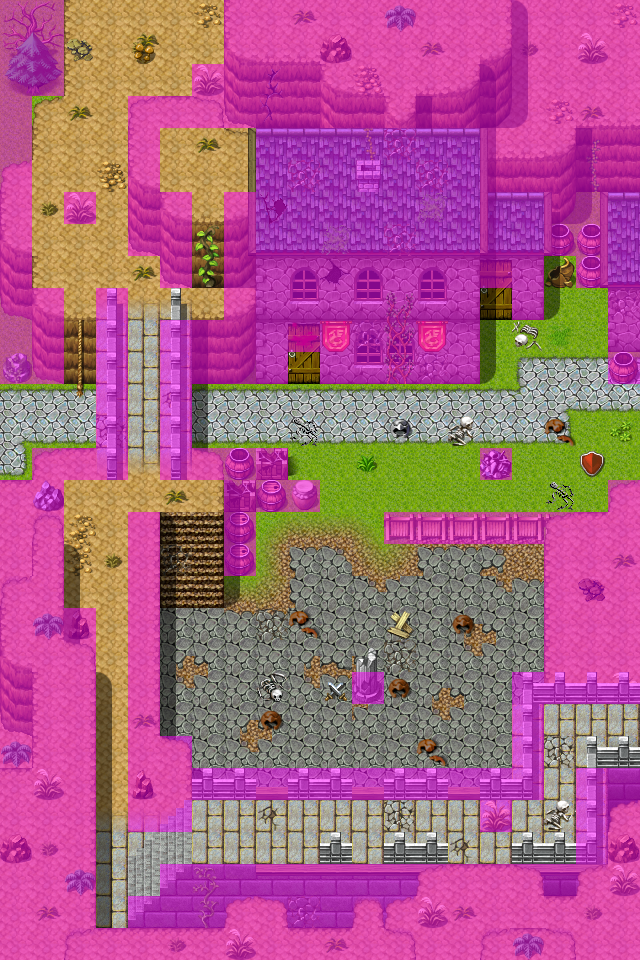

The image is a tile-based game level rendered from a .tmx file. Its description and source (layers, tilesets, objects; grid data summarised) follow:
An orthogonal 20x30 tile map with 32x32 px tiles, 4 tile layers (Ground, Objects, Above, Walkable), 61 tilesets and 22 objects (8x spawn, 7x mapchange, 5x script, 2x container).

<map version="1.0" tiledversion="1.0.2" orientation="orthogonal" renderorder="right-down" width="20" height="30" tilewidth="32" tileheight="32" nextobjectid="21">
 <tileset firstgid="1" name="map_bed_1" tilewidth="32" tileheight="32" tilecount="128" columns="16">
  <image source="../drawable/map_bed_1.png" width="512" height="256" />
 </tileset>
 <tileset firstgid="129" name="map_border_1" tilewidth="32" tileheight="32" tilecount="128" columns="16">
  <image source="../drawable/map_border_1.png" width="512" height="256" />
 </tileset>
 <tileset firstgid="257" name="map_bridge_1" tilewidth="32" tileheight="32" tilecount="128" columns="16">
  <image source="../drawable/map_bridge_1.png" width="512" height="256" />
 </tileset>
 <tileset firstgid="385" name="map_bridge_2" tilewidth="32" tileheight="32" tilecount="128" columns="16">
  <image source="../drawable/map_bridge_2.png" width="512" height="256" />
 </tileset>
 <tileset firstgid="513" name="map_broken_1" tilewidth="32" tileheight="32" tilecount="128" columns="16">
  <image source="../drawable/map_broken_1.png" width="512" height="256" />
 </tileset>
 <tileset firstgid="641" name="map_cavewall_1" tilewidth="32" tileheight="32" tilecount="108" columns="18">
  <image source="../drawable/map_cavewall_1.png" width="576" height="192" />
 </tileset>
 <tileset firstgid="749" name="map_cavewall_2" tilewidth="32" tileheight="32" tilecount="108" columns="18">
  <image source="../drawable/map_cavewall_2.png" width="576" height="192" />
 </tileset>
 <tileset firstgid="857" name="map_cavewall_3" tilewidth="32" tileheight="32" tilecount="108" columns="18">
  <image source="../drawable/map_cavewall_3.png" width="576" height="192" />
 </tileset>
 <tileset firstgid="965" name="map_cavewall_4" tilewidth="32" tileheight="32" tilecount="108" columns="18">
  <image source="../drawable/map_cavewall_4.png" width="576" height="192" />
 </tileset>
 <tileset firstgid="1073" name="map_chair_table_1" tilewidth="32" tileheight="32" tilecount="128" columns="16">
  <image source="../drawable/map_chair_table_1.png" width="512" height="256" />
 </tileset>
 <tileset firstgid="1201" name="map_chair_table_2" tilewidth="32" tileheight="32" tilecount="128" columns="16">
  <image source="../drawable/map_chair_table_2.png" width="512" height="256" />
 </tileset>
 <tileset firstgid="1329" name="map_crate_1" tilewidth="32" tileheight="32" tilecount="128" columns="16">
  <image source="../drawable/map_crate_1.png" width="512" height="256" />
 </tileset>
 <tileset firstgid="1457" name="map_cupboard_1" tilewidth="32" tileheight="32" tilecount="128" columns="16">
  <image source="../drawable/map_cupboard_1.png" width="512" height="256" />
 </tileset>
 <tileset firstgid="1585" name="map_curtain_1" tilewidth="32" tileheight="32" tilecount="128" columns="16">
  <image source="../drawable/map_curtain_1.png" width="512" height="256" />
 </tileset>
 <tileset firstgid="1713" name="map_entrance_1" tilewidth="32" tileheight="32" tilecount="128" columns="16">
  <image source="../drawable/map_entrance_1.png" width="512" height="256" />
 </tileset>
 <tileset firstgid="1841" name="map_entrance_2" tilewidth="32" tileheight="32" tilecount="128" columns="16">
  <image source="../drawable/map_entrance_2.png" width="512" height="256" />
 </tileset>
 <tileset firstgid="1969" name="map_fence_1" tilewidth="32" tileheight="32" tilecount="128" columns="16">
  <image source="../drawable/map_fence_1.png" width="512" height="256" />
 </tileset>
 <tileset firstgid="2097" name="map_fence_2" tilewidth="32" tileheight="32" tilecount="128" columns="16">
  <image source="../drawable/map_fence_2.png" width="512" height="256" />
 </tileset>
 <tileset firstgid="2225" name="map_fence_3" tilewidth="32" tileheight="32" tilecount="128" columns="16">
  <image source="../drawable/map_fence_3.png" width="512" height="256" />
 </tileset>
 <tileset firstgid="2353" name="map_fence_4" tilewidth="32" tileheight="32" tilecount="128" columns="16">
  <image source="../drawable/map_fence_4.png" width="512" height="256" />
 </tileset>
 <tileset firstgid="2481" name="map_ground_1" tilewidth="32" tileheight="32" tilecount="128" columns="16">
  <image source="../drawable/map_ground_1.png" width="512" height="256" />
 </tileset>
 <tileset firstgid="2609" name="map_ground_2" tilewidth="32" tileheight="32" tilecount="128" columns="16">
  <image source="../drawable/map_ground_2.png" width="512" height="256" />
 </tileset>
 <tileset firstgid="2737" name="map_ground_3" tilewidth="32" tileheight="32" tilecount="128" columns="16">
  <image source="../drawable/map_ground_3.png" width="512" height="256" />
 </tileset>
 <tileset firstgid="2865" name="map_ground_4" tilewidth="32" tileheight="32" tilecount="128" columns="16">
  <image source="../drawable/map_ground_4.png" width="512" height="256" />
 </tileset>
 <tileset firstgid="2993" name="map_ground_5" tilewidth="32" tileheight="32" tilecount="128" columns="16">
  <image source="../drawable/map_ground_5.png" width="512" height="256" />
 </tileset>
 <tileset firstgid="3121" name="map_ground_6" tilewidth="32" tileheight="32" tilecount="128" columns="16">
  <image source="../drawable/map_ground_6.png" width="512" height="256" />
 </tileset>
 <tileset firstgid="3249" name="map_ground_7" tilewidth="32" tileheight="32" tilecount="128" columns="16">
  <image source="../drawable/map_ground_7.png" width="512" height="256" />
 </tileset>
 <tileset firstgid="3377" name="map_ground_8" tilewidth="32" tileheight="32" tilecount="128" columns="16">
  <image source="../drawable/map_ground_8.png" width="512" height="256" />
 </tileset>
 <tileset firstgid="3505" name="map_house_1" tilewidth="32" tileheight="32" tilecount="128" columns="16">
  <image source="../drawable/map_house_1.png" width="512" height="256" />
 </tileset>
 <tileset firstgid="3633" name="map_house_2" tilewidth="32" tileheight="32" tilecount="128" columns="16">
  <image source="../drawable/map_house_2.png" width="512" height="256" />
 </tileset>
 <tileset firstgid="3761" name="map_indoor_1" tilewidth="32" tileheight="32" tilecount="128" columns="16">
  <image source="../drawable/map_indoor_1.png" width="512" height="256" />
 </tileset>
 <tileset firstgid="3889" name="map_indoor_2" tilewidth="32" tileheight="32" tilecount="128" columns="16">
  <image source="../drawable/map_indoor_2.png" width="512" height="256" />
 </tileset>
 <tileset firstgid="4017" name="map_kitchen_1" tilewidth="32" tileheight="32" tilecount="128" columns="16">
  <image source="../drawable/map_kitchen_1.png" width="512" height="256" />
 </tileset>
 <tileset firstgid="4145" name="map_outdoor_1" tilewidth="32" tileheight="32" tilecount="128" columns="16">
  <image source="../drawable/map_outdoor_1.png" width="512" height="256" />
 </tileset>
 <tileset firstgid="4273" name="map_pillar_1" tilewidth="32" tileheight="32" tilecount="128" columns="16">
  <image source="../drawable/map_pillar_1.png" width="512" height="256" />
 </tileset>
 <tileset firstgid="4401" name="map_pillar_2" tilewidth="32" tileheight="32" tilecount="128" columns="16">
  <image source="../drawable/map_pillar_2.png" width="512" height="256" />
 </tileset>
 <tileset firstgid="4529" name="map_plant_1" tilewidth="32" tileheight="32" tilecount="128" columns="16">
  <image source="../drawable/map_plant_1.png" width="512" height="256" />
 </tileset>
 <tileset firstgid="4657" name="map_plant_2" tilewidth="32" tileheight="32" tilecount="128" columns="16">
  <image source="../drawable/map_plant_2.png" width="512" height="256" />
 </tileset>
 <tileset firstgid="4785" name="map_rock_1" tilewidth="32" tileheight="32" tilecount="128" columns="16">
  <image source="../drawable/map_rock_1.png" width="512" height="256" />
 </tileset>
 <tileset firstgid="4913" name="map_rock_2" tilewidth="32" tileheight="32" tilecount="128" columns="16">
  <image source="../drawable/map_rock_2.png" width="512" height="256" />
 </tileset>
 <tileset firstgid="5041" name="map_roof_1" tilewidth="32" tileheight="32" tilecount="128" columns="16">
  <image source="../drawable/map_roof_1.png" width="512" height="256" />
 </tileset>
 <tileset firstgid="5169" name="map_roof_2" tilewidth="32" tileheight="32" tilecount="128" columns="16">
  <image source="../drawable/map_roof_2.png" width="512" height="256" />
 </tileset>
 <tileset firstgid="5297" name="map_roof_3" tilewidth="32" tileheight="32" tilecount="128" columns="16">
  <image source="../drawable/map_roof_3.png" width="512" height="256" />
 </tileset>
 <tileset firstgid="5425" name="map_shop_1" tilewidth="32" tileheight="32" tilecount="128" columns="16">
  <image source="../drawable/map_shop_1.png" width="512" height="256" />
 </tileset>
 <tileset firstgid="5553" name="map_sign_ladder_1" tilewidth="32" tileheight="32" tilecount="128" columns="16">
  <image source="../drawable/map_sign_ladder_1.png" width="512" height="256" />
 </tileset>
 <tileset firstgid="5681" name="map_table_1" tilewidth="32" tileheight="32" tilecount="128" columns="16">
  <image source="../drawable/map_table_1.png" width="512" height="256" />
 </tileset>
 <tileset firstgid="5809" name="map_trail_1" tilewidth="32" tileheight="32" tilecount="128" columns="16">
  <image source="../drawable/map_trail_1.png" width="512" height="256" />
 </tileset>
 <tileset firstgid="5937" name="map_transition_1" tilewidth="32" tileheight="32" tilecount="128" columns="16">
  <image source="../drawable/map_transition_1.png" width="512" height="256" />
 </tileset>
 <tileset firstgid="6065" name="map_transition_2" tilewidth="32" tileheight="32" tilecount="128" columns="16">
  <image source="../drawable/map_transition_2.png" width="512" height="256" />
 </tileset>
 <tileset firstgid="6193" name="map_transition_3" tilewidth="32" tileheight="32" tilecount="128" columns="16">
  <image source="../drawable/map_transition_3.png" width="512" height="256" />
 </tileset>
 <tileset firstgid="6321" name="map_transition_4" tilewidth="32" tileheight="32" tilecount="128" columns="16">
  <image source="../drawable/map_transition_4.png" width="512" height="256" />
 </tileset>
 <tileset firstgid="6449" name="map_transition_5" tilewidth="32" tileheight="32" tilecount="128" columns="16">
  <image source="../drawable/map_transition_5.png" width="512" height="256" />
 </tileset>
 <tileset firstgid="6577" name="map_tree_1" tilewidth="32" tileheight="32" tilecount="128" columns="16">
  <image source="../drawable/map_tree_1.png" width="512" height="256" />
 </tileset>
 <tileset firstgid="6705" name="map_tree_2" tilewidth="32" tileheight="32" tilecount="128" columns="16">
  <image source="../drawable/map_tree_2.png" width="512" height="256" />
 </tileset>
 <tileset firstgid="6833" name="map_wall_1" tilewidth="32" tileheight="32" tilecount="128" columns="16">
  <image source="../drawable/map_wall_1.png" width="512" height="256" />
 </tileset>
 <tileset firstgid="6961" name="map_wall_2" tilewidth="32" tileheight="32" tilecount="120" columns="15">
  <image source="../drawable/map_wall_2.png" width="480" height="256" />
 </tileset>
 <tileset firstgid="7081" name="map_wall_3" tilewidth="32" tileheight="32" tilecount="120" columns="15">
  <image source="../drawable/map_wall_3.png" width="480" height="256" />
 </tileset>
 <tileset firstgid="7201" name="map_wall_4" tilewidth="32" tileheight="32" tilecount="120" columns="15">
  <image source="../drawable/map_wall_4.png" width="480" height="256" />
 </tileset>
 <tileset firstgid="7321" name="map_window_1" tilewidth="32" tileheight="32" tilecount="128" columns="16">
  <image source="../drawable/map_window_1.png" width="512" height="256" />
 </tileset>
 <tileset firstgid="7449" name="map_window_2" tilewidth="32" tileheight="32" tilecount="128" columns="16">
  <image source="../drawable/map_window_2.png" width="512" height="256" />
 </tileset>
 <tileset firstgid="7577" name="map_trail_1" tilewidth="32" tileheight="32" tilecount="128" columns="16">
  <image source="../drawable/map_trail_1.png" width="512" height="256" />
 </tileset>
 <layer name="Ground" width="20" height="30">
  <data>[600 cells, 600 non-empty, 46 distinct tile ids]</data>
 </layer>
 <layer name="Objects" width="20" height="30">
  <data>[600 cells, 218 non-empty, 88 distinct tile ids]</data>
 </layer>
 <layer name="Above" width="20" height="30">
  <data>[600 cells, 116 non-empty, 29 distinct tile ids]</data>
 </layer>
 <layer name="Walkable" width="20" height="30">
  <data>[600 cells, 343 non-empty, 2 distinct tile ids]</data>
 </layer>
 <objectgroup name="Mapevents">
  <object id="2" name="east2" type="mapchange" x="608" y="704" width="32" height="64">
   <properties>
    <property name="map" value="waytogalmore1" />
    <property name="place" value="west2" />
   </properties>
  </object>
  <object id="3" name="west1" type="mapchange" x="0" y="384" width="32" height="32">
   <properties>
    <property name="map" value="stoutford_se" />
    <property name="place" value="east1" />
   </properties>
  </object>
  <object id="18" name="west2" type="mapchange" x="0" y="416" width="32" height="64">
   <properties>
    <property name="map" value="stoutford_se" />
    <property name="place" value="east2" />
   </properties>
  </object>
  <object id="4" name="entrance2" type="mapchange" x="480" y="288" width="32" height="32">
   <properties>
    <property name="map" value="stoutford_castle_barrack0" />
    <property name="place" value="exit2" />
   </properties>
  </object>
  <object id="6" name="entrance1" type="mapchange" x="288" y="352" width="32" height="32">
   <properties>
    <property name="map" value="stoutford_castle_barrack0" />
    <property name="place" value="exit1" />
   </properties>
  </object>
  <object id="7" name="north" type="mapchange" x="64" y="0" width="160" height="32">
   <properties>
    <property name="map" value="wild18" />
    <property name="place" value="south" />
   </properties>
  </object>
  <object id="8" name="east1" type="mapchange" x="608" y="352" width="32" height="128">
   <properties>
    <property name="map" value="waytogalmore1" />
    <property name="place" value="west1" />
   </properties>
  </object>
  <object id="25" name="stn_gyra_m16_5" type="script" x="576" y="704" width="32" height="64" />
  <object id="22" name="stn_gyra_m16_4" type="script" x="480" y="320" width="64" height="32" />
  <object id="21" name="stn_gyra_m16_3" type="script" x="256" y="384" width="96" height="32" />
  <object id="17" name="stn_gyra_m16_2" type="script" x="64" y="32" width="160" height="32" />
  <object id="18" name="stn_gyra_m16_1" type="script" x="576" y="288" width="32" height="224" />
  <object id="19" name="gold20" type="container" x="192" y="128" width="64" height="32" />
  <object id="20" name="rawperch" type="container" x="544" y="256" width="32" height="32" />
 </objectgroup>
 <objectgroup name="Spawn">
  <object id="13" name="stoutford_guard1" type="spawn" x="32" y="96" width="96" height="192" />
  <object id="14" name="erwyn_soldier" type="spawn" x="160" y="384" width="384" height="384">
   <properties>
    <property name="quantity" type="int" value="3" />
   </properties>
  </object>
  <object id="16" name="erwyn_soldier2" type="spawn" x="224" y="800" width="320" height="64">
   <properties>
    <property name="quantity" type="int" value="3" />
   </properties>
  </object>
  <object id="26" name="stn_gyra5" type="spawn" x="608" y="704" width="32" height="32">
   <properties>
    <property name="active" value="false" />
    <property name="ignoreAreas" value="true" />
   </properties>
  </object>
  <object id="24" name="stn_gyra4" type="spawn" x="480" y="288" width="32" height="32">
   <properties>
    <property name="active" value="false" />
    <property name="ignoreAreas" value="true" />
   </properties>
  </object>
  <object id="23" name="stn_gyra3" type="spawn" x="288" y="352" width="32" height="32">
   <properties>
    <property name="active" value="false" />
    <property name="ignoreAreas" value="true" />
   </properties>
  </object>
  <object id="19" name="stn_gyra2" type="spawn" x="96" y="0" width="64" height="32">
   <properties>
    <property name="active" value="false" />
    <property name="ignoreAreas" value="true" />
   </properties>
  </object>
  <object id="20" name="stn_gyra1" type="spawn" x="608" y="384" width="32" height="64">
   <properties>
    <property name="active" value="false" />
    <property name="ignoreAreas" value="true" />
   </properties>
  </object>
 </objectgroup>
 <objectgroup name="Keys" />
 <objectgroup name="Replace" />
</map>
